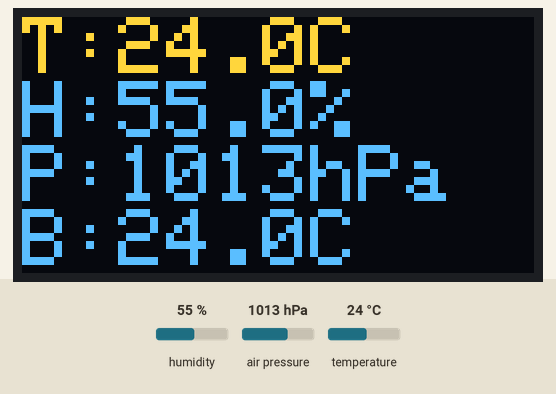
Bench run of a sketch on a simulated ESP8266 (NodeMCU). Shown: 128×64 one-colour display. The inputs (shaded band) are chosen by the test bench; at power-on: humidity 55 %, air pressure 1013 hPa, temperature 24 °C. The OLED is the two-colour kind (top 16 rows yellow); what the sketch prints to the serial monitor is not drawn.

Above: at 1.3 s.
1.4 s: humidity set to 22 %
At 2.9 s:
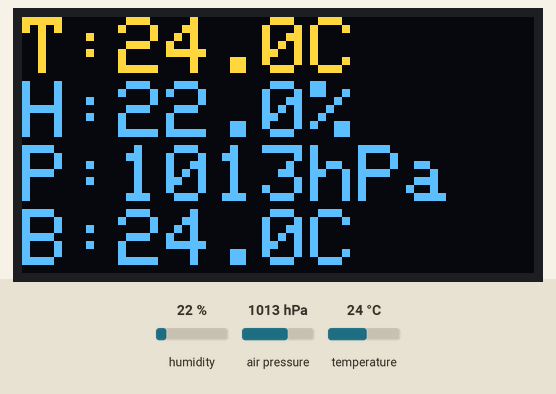
3.9 s: air pressure set to 952 hPa
At 5.3 s:
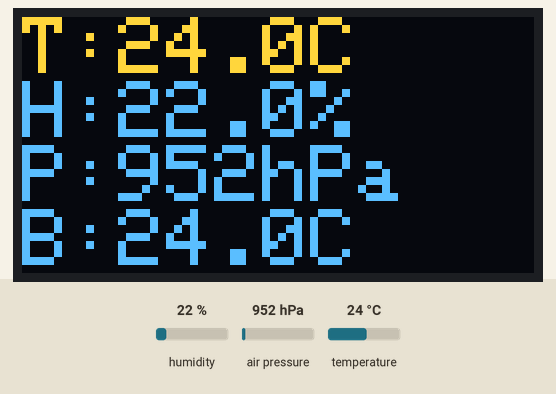
6.2 s: temperature set to 12 °C
At 7.7 s:
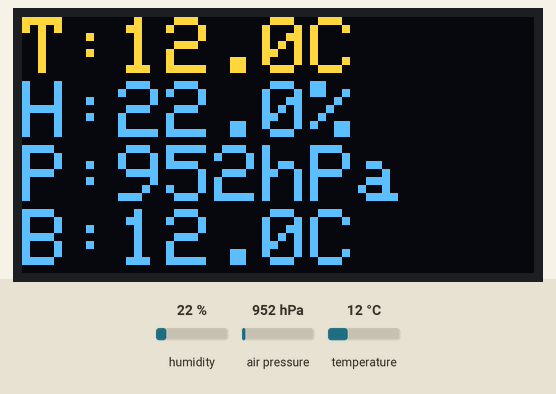
8.4 s: humidity set to 40 %
At 10.1 s:
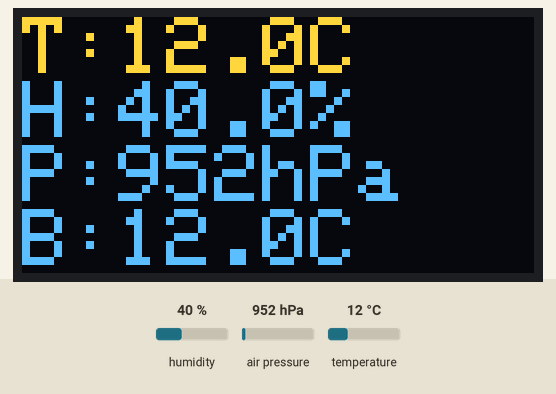
10.6 s: air pressure set to 975 hPa
At 12.5 s:
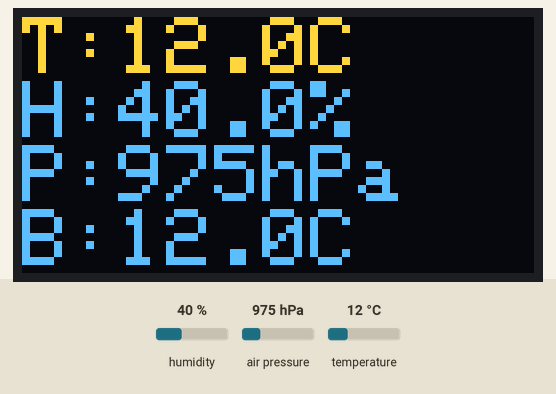
Timing chart, 0 to 13.8 s (numbered marks = the images above; inputs shaded):
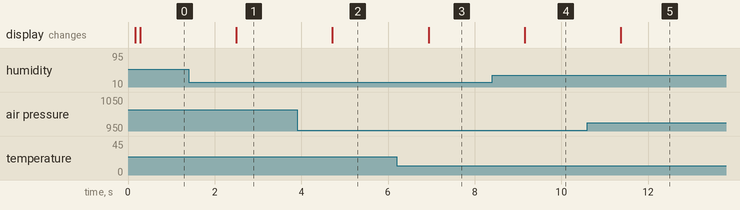

The sketch:

AHT20_BMP280_OLED.ino
```cpp
/*
 * ESP8266 (NodeMCU 1.0 / D1 mini) + AHT20 温湿度 + BMP280 气压 + SSD1306 OLED
 *
 * 三个模块全部并接到同一条 I2C 总线:
 *   SDA -> D2 (GPIO4)      SCL -> D1 (GPIO5)
 *   VCC -> 3V3             GND -> G
 *
 * 模块 I2C 地址(自动探测,不用改代码):
 *   AHT20  = 0x38 (固定)
 *   BMP280 = 0x76 (SDO接GND,最常见) 或 0x77 (SDO接VCC)
 *   OLED   = 0x3C (最常见) 或 0x3D
 *
 * 注意: 国产三合一紫色小板上标的"BMP280"有不少实际是 BME280 芯片,
 *       程序会自动识别并兜底,串口里会打印实际用的是哪个。
 */

#include <Wire.h>
#include <Adafruit_GFX.h>
#include <Adafruit_SSD1306.h>
#include <Adafruit_AHTX0.h>
#include <Adafruit_BMP280.h>
#include <Adafruit_BME280.h>

#define SDA_PIN  4      // GPIO4 = 板上丝印 D2
#define SCL_PIN  5      // GPIO5 = 板上丝印 D1
#define SCREEN_W 128
#define SCREEN_H 64      // 0.96 寸屏是 64; 0.91 寸小屏请改成 32

Adafruit_SSD1306 display(SCREEN_W, SCREEN_H, &Wire, -1);
Adafruit_AHTX0   aht;
Adafruit_BMP280  bmp;
Adafruit_BME280  bme;

bool ahtOK    = false;
bool bmpOK    = false;
bool usingBME = false;

bool i2cPresent(uint8_t addr) {
  Wire.beginTransmission(addr);
  return Wire.endTransmission() == 0;
}

void scanI2C() {
  Serial.print(F("I2C 总线上发现设备: "));
  bool none = true;
  for (uint8_t a = 1; a < 127; a++) {
    if (i2cPresent(a)) { Serial.printf("0x%02X ", a); none = false; }
  }
  if (none) Serial.print("(无!检查 SDA=D2 SCL=D1 接线和供电)");
  Serial.println();
}

void setup() {
  Serial.begin(115200);
  delay(100);
  Wire.begin(SDA_PIN, SCL_PIN);
  Wire.setClock(50000);   // 杜邦线+面包板下 50kHz 比默认 100kHz 稳得多
  scanI2C();

  // OLED
  uint8_t oledAddr = i2cPresent(0x3C) ? 0x3C : 0x3D;
  if (display.begin(SSD1306_SWITCHCAPVCC, oledAddr)) {
    display.clearDisplay();
    display.setTextSize(1);
    display.setTextColor(SSD1306_WHITE);
    display.setCursor(0, 0);
    display.println(F("Sensor starting..."));
    display.display();
  } else {
    Serial.println(F("OLED 未找到 (试过 0x3C/0x3D)"));
  }

  // AHT20
  ahtOK = i2cPresent(0x38) && aht.begin();
  Serial.println(ahtOK ? F("AHT20 OK") : F("AHT20 未找到 (0x38)"));

  // BMP280,认不出时按 BME280 再试一次
  uint8_t pAddr = i2cPresent(0x76) ? 0x76 : 0x77;
  if (i2cPresent(pAddr)) {
    if (bmp.begin(pAddr)) {
      bmpOK = true;
      bmp.setSampling(Adafruit_BMP280::MODE_NORMAL,
                      Adafruit_BMP280::SAMPLING_X2,   // 温度过采样
                      Adafruit_BMP280::SAMPLING_X16,  // 气压过采样
                      Adafruit_BMP280::FILTER_X16,
                      Adafruit_BMP280::STANDBY_MS_500);
    } else if (bme.begin(pAddr)) {
      bmpOK = true;
      usingBME = true;
      bme.setSampling(Adafruit_BME280::MODE_NORMAL,
                      Adafruit_BME280::SAMPLING_X2,
                      Adafruit_BME280::SAMPLING_X16,
                      Adafruit_BME280::SAMPLING_X1,   // 湿度过采样(仅BME280有)
                      Adafruit_BME280::FILTER_X16,
                      Adafruit_BME280::STANDBY_MS_500);
    }
  }
  Serial.println(bmpOK
      ? (usingBME ? F("气压传感器: 实际是 BME280") : F("气压传感器: BMP280 OK"))
      : F("气压传感器未找到 (0x76/0x77)"));
}

void loop() {
  // ---------- 读取 AHT20 ----------
  float ahtTemp = NAN, ahtHumi = NAN;
  if (ahtOK) {
    sensors_event_t hum, temp;
    aht.getEvent(&hum, &temp);
    ahtTemp = temp.temperature;
    ahtHumi = hum.relative_humidity;
  }

  // ---------- 读取气压传感器 ----------
  float pTemp = NAN, pres = NAN;
  if (bmpOK) {
    if (usingBME) {
      pTemp = bme.readTemperature();
      pres  = bme.readPressure() / 100.0F;
    } else {
      pTemp = bmp.readTemperature();
      pres  = bmp.readPressure() / 100.0F;
    }
  }

  // ---------- 串口输出 ----------
  if (ahtOK)   Serial.printf("AHT20 : T=%.2f C  RH=%.1f %%\n", ahtTemp, ahtHumi);
  if (bmpOK)   Serial.printf("%s: T=%.2f C  P=%.2f hPa\n", usingBME ? "BME280" : "BMP280", pTemp, pres);
  Serial.println("--------------------");

  // ---------- OLED 显示 (128x64, 4 行, 字号2) ----------
  display.clearDisplay();
  display.setTextSize(2);
  display.setTextColor(SSD1306_WHITE);
  display.setCursor(0, 0);

  if (!isnan(ahtTemp)) display.printf("T:%.1fC\n", ahtTemp);
  else                 display.println(F("T: --"));

  if (!isnan(ahtHumi)) display.printf("H:%.1f%%\n", ahtHumi);
  else                 display.println(F("H: --"));

  if (!isnan(pres))    display.printf("P:%.0fhPa\n", pres);
  else                 display.println(F("P: ---"));

  if (!usingBME && !isnan(pTemp)) display.printf("B:%.1fC\n", pTemp);
  else if (usingBME)              display.println(F("BME280"));
  else                            display.println(F("BMP280!"));

  display.display();
  delay(1000);
}
```

Measured:
- after the input at 1.4 s, the display: changes after 1.1 s (image 1)
- after the input at 3.9 s, the display: changes after 0.82 s (image 2)
- after the input at 6.2 s, the display: changes after 0.74 s (image 3)
- after the input at 8.4 s, the display: changes after 0.76 s (image 4)
- after the input at 10.6 s, the display: changes after 0.78 s (image 5)
